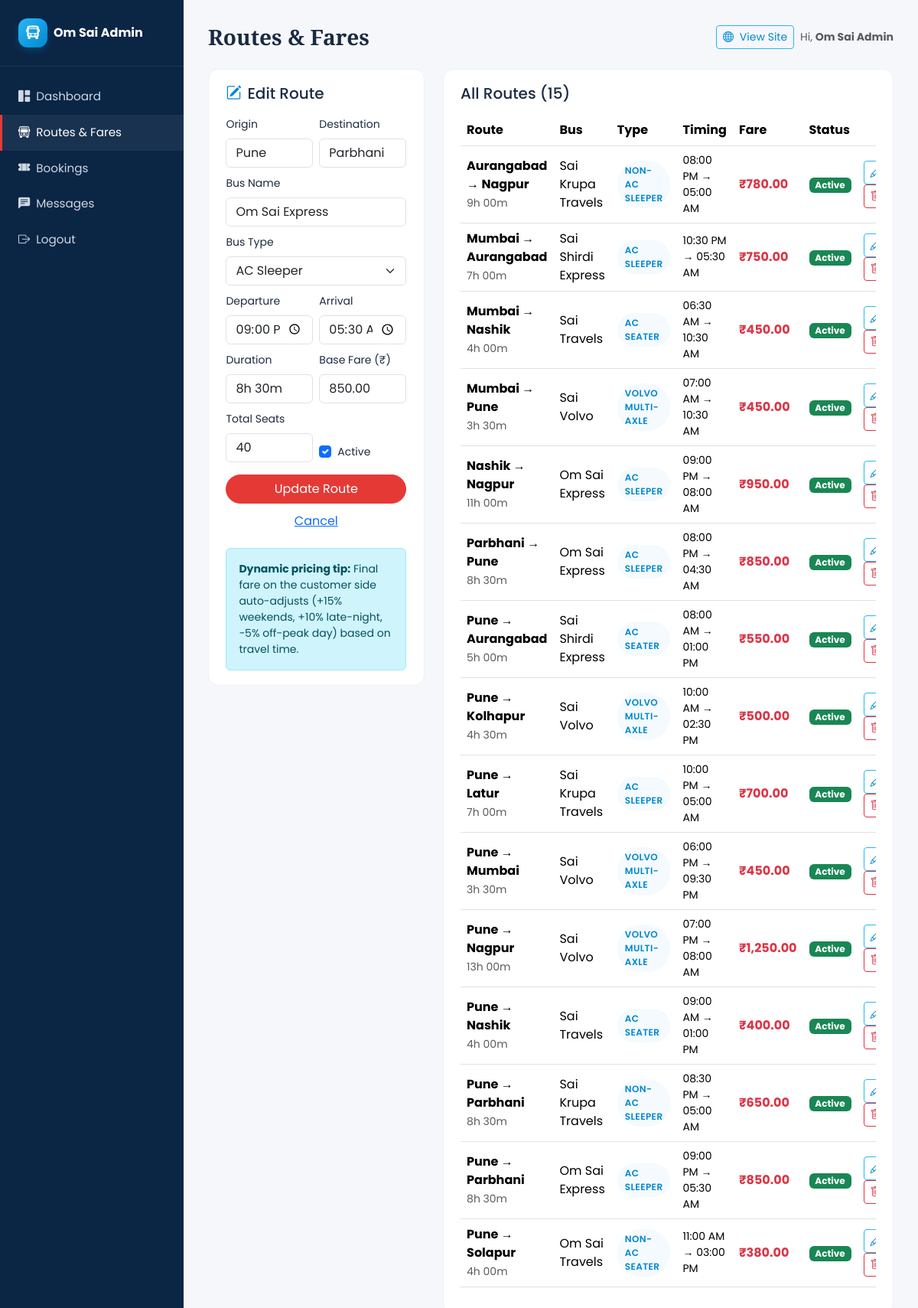
Page /admin/routes.php?action=edit&id=1 (signed in) on the committed database.
### tables this page shows
CREATE TABLE routes (
    id INT AUTO_INCREMENT PRIMARY KEY,
    origin VARCHAR(80) NOT NULL,
    destination VARCHAR(80) NOT NULL,
    bus_name VARCHAR(120) NOT NULL,
    bus_type ENUM('AC Sleeper','Non-AC Sleeper','AC Seater','Non-AC Seater','Volvo Multi-Axle') NOT NULL,
    departure_time TIME NOT NULL,
    arrival_time TIME NOT NULL,
    duration VARCHAR(20) NOT NULL,
    fare DECIMAL(10,2) NOT NULL,
    total_seats INT NOT NULL DEFAULT 40,
    active TINYINT(1) NOT NULL DEFAULT 1,
    created_at TIMESTAMP DEFAULT CURRENT_TIMESTAMP
);

### includes/functions.php (called while the page is built, shortened)
<?php
function e($v) {
    return htmlspecialchars($v ?? '', ENT_QUOTES, 'UTF-8');
}
function rupees($v) {
    return '₹' . number_format((float)$v, 2);
}
function fmt_time($t) {
    return date('h:i A', strtotime($t));
}

### admin/routes.php (the view, shortened to what this page needs)
<?php
require_once __DIR__ . '/../includes/db.php';
require_once __DIR__ . '/../includes/functions.php';
$action = $_GET['action'] ?? '';
$edit_id = (int)($_GET['id'] ?? 0);
$editing = null;
if ($action === 'edit' && $edit_id) {
    $stmt = $pdo->prepare("SELECT * FROM routes WHERE id=?");
    $stmt->execute([$edit_id]);
    $editing = $stmt->fetch();
}
$routes = $pdo->query("SELECT * FROM routes ORDER BY origin, destination, departure_time")->fetchAll();
include __DIR__ . '/_header.php';
?>
<div class="row g-4">
  <div class="col-xl-4">
    <div class="bus-card">
      <h5 class="mb-3"><i class="bi bi-<?= $editing?'pencil-square':'plus-circle-fill' ?> text-primary me-2"></i><?= $editing?'Edit Route':'Add New Route' ?></h5>
      <form method="post" class="row g-2">
        <div class="col-6"><label class="form-label small">Origin</label>
          <input name="origin" class="form-control" required value="<?= e($editing['origin'] ?? '') ?>"></div>
        <div class="col-6"><label class="form-label small">Destination</label>
          <input name="destination" class="form-control" required value="<?= e($editing['destination'] ?? '') ?>"></div>
        <div class="col-12"><label class="form-label small">Bus Name</label>
          <input name="bus_name" class="form-control" required value="<?= e($editing['bus_name'] ?? '') ?>"></div>
        <div class="col-12"><label class="form-label small">Bus Type</label>
          <select name="bus_type" class="form-select" required>
            <?php foreach (['AC Sleeper','Non-AC Sleeper','AC Seater','Non-AC Seater','Volvo Multi-Axle'] as $t): ?>
              <option <?= ($editing['bus_type'] ?? '')===$t?'selected':'' ?>><?= $t ?></option>
            <?php endforeach; ?>
          </select></div>
        <div class="col-6"><label class="form-label small">Departure</label>
          <input type="time" name="departure_time" class="form-control" required value="<?= e($editing['departure_time'] ?? '') ?>"></div>
        <div class="col-6"><label class="form-label small">Arrival</label>
          <input type="time" name="arrival_time" class="form-control" required value="<?= e($editing['arrival_time'] ?? '') ?>"></div>
        <div class="col-6"><label class="form-label small">Duration</label>
          <input name="duration" class="form-control" placeholder="e.g. 8h 30m" required value="<?= e($editing['duration'] ?? '') ?>"></div>
        <div class="col-6"><label class="form-label small">Base Fare (₹)</label>
          <input type="number" step="0.01" name="fare" class="form-control" required value="<?= e($editing['fare'] ?? '') ?>"></div>
        <div class="col-6"><label class="form-label small">Total Seats</label>
          <input type="number" name="total_seats" class="form-control" required value="<?= e($editing['total_seats'] ?? 40) ?>"></div>
        <div class="col-6 d-flex align-items-end">
          <div class="form-check">
            <input type="checkbox" name="active" id="active" class="form-check-input" <?= (!$editing || $editing['active'])?'checked':'' ?>>
            <label for="active" class="form-check-label small">Active</label>
          </div>
        </div>
        <div class="col-12 d-grid mt-3">
          <button class="btn btn-danger rounded-pill"><?= $editing?'Update Route':'Add Route' ?></button>
          <?php if ($editing): ?><a href="routes.php" class="btn btn-link mt-1">Cancel</a><?php endif; ?>
        </div>
      </form>
      <div class="alert alert-info small mt-3 mb-0">
        <strong>Dynamic pricing tip:</strong> Final fare on the customer side auto-adjusts (+15% weekends, +10% late-night, −5% off-peak day) based on travel time.
      </div>
    </div>
  </div>
  <div class="col-xl-8">
    <div class="bus-card">
      <h5 class="mb-3">All Routes (<?= count($routes) ?>)</h5>
      <div class="table-responsive">
        <table class="table table-hover align-middle">
          <thead><tr><th>Route</th><th>Bus</th><th>Type</th><th>Timing</th><th>Fare</th><th>Status</th><th></th></tr></thead>
          <tbody>
            <?php foreach ($routes as $r): ?>
              <tr>
                <td><strong><?= e($r['origin']) ?> &rarr; <?= e($r['destination']) ?></strong><br><small class="text-muted"><?= e($r['duration']) ?></small></td>
                <td><?= e($r['bus_name']) ?></td>
                <td><span class="bus-type"><?= e($r['bus_type']) ?></span></td>
                <td class="small"><?= fmt_time($r['departure_time']) ?> &rarr; <?= fmt_time($r['arrival_time']) ?></td>
                <td><strong class="text-danger"><?= rupees($r['fare']) ?></strong></td>
                <td><span class="badge <?= $r['active']?'bg-success':'bg-secondary' ?>"><?= $r['active']?'Active':'Inactive' ?></span></td>
                <td class="text-end">
                  <a class="btn btn-sm btn-outline-primary" href="routes.php?action=edit&id=<?= (int)$r['id'] ?>"><i class="bi bi-pencil"></i></a>
                  <a class="btn btn-sm btn-outline-danger" href="routes.php?action=delete&id=<?= (int)$r['id'] ?>" onclick="return confirm('Delete this route? Existing bookings will also be removed.')"><i class="bi bi-trash"></i></a>
                </td>
              </tr>
            <?php endforeach; ?>
          </tbody>
        </table>
      </div>
    </div>
  </div>
</div>
<?php include __DIR__ . '/_footer.php'; ?>

### assets/css/style.css (style rules this page uses)
:root { --primary: #29B6F6; --primary-dark: #0288D1; --accent: #E53935; --accent-dark: #B71C1C; --ink: #1B2A41; --muted: #6c7a89; --bg-soft: #F4FAFD; }
* { box-sizing: border-box; }
html, body { scroll-behavior: smooth; }
body { font-family: 'Poppins', system-ui, sans-serif; color: var(--ink); background: #fff; }
a { text-decoration: none; }
.btn-danger { background: var(--accent); border-color: var(--accent); }
.btn-outline-primary { color: var(--primary-dark); border-color: var(--primary); }
.bus-card { border: 1px solid #eef3f7; border-radius: 14px; padding: 1.2rem 1.4rem; background: #fff; transition: all .25s ease; margin-bottom: 1rem; }
.bus-card .bus-type { display: inline-block; font-size: .75rem; padding: 4px 10px; border-radius: 30px; background: var(--bg-soft); color: var(--primary-dark); font-weight: 600; text-transform: uppercase; letter-spacing: .4px; }
.text-primary { color: var(--primary-dark) !important; }

### rows in the picture
routes: origin "Pune", destination "Parbhani", bus_name "Om Sai Express", bus_type "AC Sleeper", departure_time "21:00:00", arrival_time "05:30:00", duration "8h 30m", fare "850.00", total_seats "40", active "☑", bus_type "AC SLEEPER", departure_time "09:00 PM", arrival_time "05:30 AM", fare "₹850.00", shows "Active"
routes: origin "Aurangabad", destination "Nagpur", duration "9h 00m", bus_name "Sai Krupa Travels", bus_type "NON-AC SLEEPER", departure_time "08:00 PM", arrival_time "05:00 AM", fare "₹780.00", active "Active"
routes: origin "Mumbai", destination "Aurangabad", duration "7h 00m", bus_name "Sai Shirdi Express", bus_type "AC SLEEPER", departure_time "10:30 PM", arrival_time "05:30 AM", fare "₹750.00", active "Active"
routes: origin "Mumbai", destination "Nashik", duration "4h 00m", bus_name "Sai Travels", bus_type "AC SEATER", departure_time "06:30 AM", arrival_time "10:30 AM", fare "₹450.00", active "Active"
routes: origin "Mumbai", destination "Pune", duration "3h 30m", bus_name "Sai Volvo", bus_type "VOLVO MULTI-AXLE", departure_time "07:00 AM", arrival_time "10:30 AM", fare "₹450.00", active "Active"
routes: origin "Nashik", destination "Nagpur", duration "11h 00m", bus_name "Om Sai Express", bus_type "AC SLEEPER", departure_time "09:00 PM", arrival_time "08:00 AM", fare "₹950.00", active "Active"
routes: origin "Parbhani", destination "Pune", duration "8h 30m", bus_name "Om Sai Express", bus_type "AC SLEEPER", departure_time "08:00 PM", arrival_time "04:30 AM", fare "₹850.00", active "Active"
routes: origin "Pune", destination "Aurangabad", duration "5h 00m", bus_name "Sai Shirdi Express", bus_type "AC SEATER", departure_time "08:00 AM", arrival_time "01:00 PM", fare "₹550.00", active "Active"
routes: origin "Pune", destination "Kolhapur", duration "4h 30m", bus_name "Sai Volvo", bus_type "VOLVO MULTI-AXLE", departure_time "10:00 AM", arrival_time "02:30 PM", fare "₹500.00", active "Active"
routes: origin "Pune", destination "Latur", duration "7h 00m", bus_name "Sai Krupa Travels", bus_type "AC SLEEPER", departure_time "10:00 PM", arrival_time "05:00 AM", fare "₹700.00", active "Active"
routes: origin "Pune", destination "Mumbai", duration "3h 30m", bus_name "Sai Volvo", bus_type "VOLVO MULTI-AXLE", departure_time "06:00 PM", arrival_time "09:30 PM", fare "₹450.00", active "Active"
routes: origin "Pune", destination "Nagpur", duration "13h 00m", bus_name "Sai Volvo", bus_type "VOLVO MULTI-AXLE", departure_time "07:00 PM", arrival_time "08:00 AM", fare "₹1,250.00", active "Active"
routes: origin "Pune", destination "Nashik", duration "4h 00m", bus_name "Sai Travels", bus_type "AC SEATER", departure_time "09:00 AM", arrival_time "01:00 PM", fare "₹400.00", active "Active"
routes: origin "Pune", destination "Parbhani", duration "8h 30m", bus_name "Sai Krupa Travels", bus_type "NON-AC SLEEPER", departure_time "08:30 PM", arrival_time "05:00 AM", fare "₹650.00", active "Active"
routes: origin "Pune", destination "Solapur", duration "4h 00m", bus_name "Om Sai Travels", bus_type "NON-AC SEATER", departure_time "11:00 AM", arrival_time "03:00 PM", fare "₹380.00", active "Active"

### other values in the picture
$page_title "Routes & Fares"
$_SESSION['admin_name'] "Om Sai Admin"
count($routes) "15"
